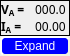
    <widget class="QWidget" name="layoutWidget_2">
     <property name="geometry">
      <rect>
       <x>670</x>
       <y>290</y>
       <width>86</width>
       <height>84</height>
      </rect>
     </property>
     <layout class="QVBoxLayout" name="verticalLayout_7" stretch="0,0">
      <property name="spacing">
       <number>0</number>
      </property>
      <property name="sizeConstraint">
       <enum>QLayout::SetFixedSize</enum>
      </property>
      <property name="leftMargin">
       <number>0</number>
      </property>
      <property name="topMargin">
       <number>0</number>
      </property>
      <property name="rightMargin">
       <number>0</number>
      </property>
      <property name="bottomMargin">
       <number>0</number>
      </property>
      <item>
       <widget class="QFrame" name="frame_2">
        <property name="frameShape">
         <enum>QFrame::Panel</enum>
        </property>
        <layout class="QHBoxLayout" name="horizontalLayout_3">
         <property name="spacing">
          <number>0</number>
         </property>
         <property name="leftMargin">
          <number>0</number>
         </property>
         <property name="topMargin">
          <number>0</number>
         </property>
         <property name="rightMargin">
          <number>0</number>
         </property>
         <property name="bottomMargin">
          <number>0</number>
         </property>
         <item>
          <layout class="QVBoxLayout" name="verticalLayout_8">
           <item>
            <widget class="QLabel" name="Poker_Va_label">
             <property name="font">
              <font>
               <family>Inter UI</family>
               <pointsize>9</pointsize>
               <weight>75</weight>
               <bold>true</bold>
              </font>
             </property>
             <property name="text">
              <string>&lt;html&gt;&lt;head/&gt;&lt;body&gt;&lt;p&gt; V&lt;span style=&quot; vertical-align:sub;&quot;&gt;A&lt;/span&gt; =&lt;/p&gt;&lt;/body&gt;&lt;/html&gt;</string>
             </property>
            </widget>
           </item>
           <item>
            <widget class="QLabel" name="Poker_Ia_label">
             <property name="font">
              <font>
               <family>Inter UI</family>
               <pointsize>9</pointsize>
               <weight>75</weight>
               <bold>true</bold>
              </font>
             </property>
             <property name="text">
              <string>&lt;html&gt;&lt;head/&gt;&lt;body&gt;&lt;p&gt;  I&lt;span style=&quot; vertical-align:sub;&quot;&gt;A&lt;/span&gt; =&lt;/p&gt;&lt;/body&gt;&lt;/html&gt;</string>
             </property>
            </widget>
           </item>
          </layout>
         </item>
         <item>
          <layout class="QVBoxLayout" name="verticalLayout_9">
           <item>
            <widget class="QLabel" name="Poker_live_Va_label">
             <property name="font">
              <font>
               <family>Inter UI Medium</family>
               <pointsize>9</pointsize>
              </font>
             </property>
             <property name="text">
              <string> 000.0 </string>
             </property>
            </widget>
           </item>
           <item>
            <widget class="QLabel" name="Poker_live_Ia_label">
             <property name="font">
              <font>
               <family>Inter UI Medium</family>
               <pointsize>9</pointsize>
              </font>
             </property>
             <property name="text">
              <string> 00.00 </string>
             </property>
            </widget>
           </item>
          </layout>
         </item>
        </layout>
       </widget>
      </item>
      <item>
       <widget class="QPushButton" name="Poker_expand_butt">
        <property name="minimumSize">
         <size>
          <width>70</width>
          <height>20</height>
         </size>
        </property>
        <property name="maximumSize">
         <size>
          <width>80</width>
          <height>20</height>
         </size>
        </property>
        <property name="sizeIncrement">
         <size>
          <width>1</width>
          <height>1</height>
         </size>
        </property>
        <property name="styleSheet">
         <string notr="true">#Poker_expand_butt{
background-color: blue;
border-style: outset;
border-radius: 5px;
border-width:2px;
border-color:beige;
font-size:12px;
font-weight:100;
color: white;

padding:2px;

}
#Poker_expand_butt:pressed{
	background-color: #ff8c00;
}</string>
        </property>
        <property name="text">
         <string>Expand</string>
        </property>
        <property name="checkable">
         <bool>true</bool>
        </property>
       </widget>
      </item>
     </layout>
    </widget>
